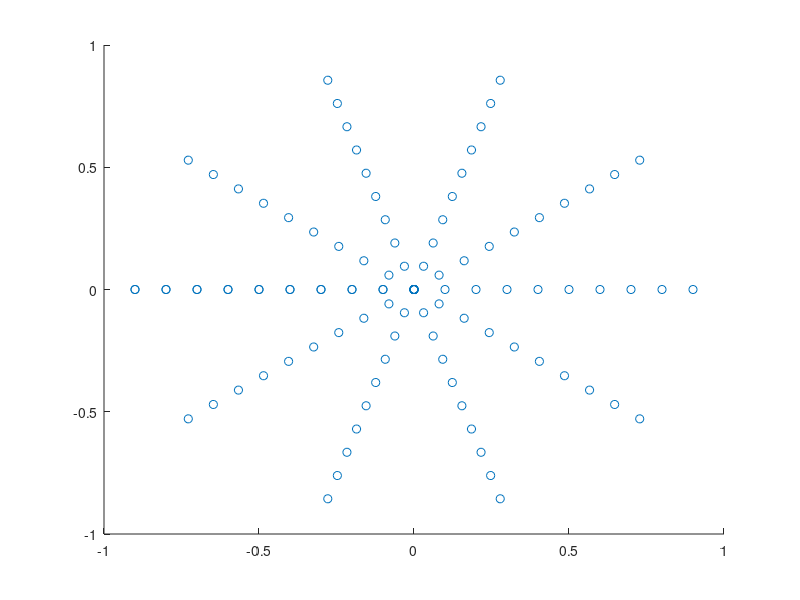

The MATLAB source for this figure: (Note: this script raises an error after producing the figure.)
%
% nonlinear fitting of operation gain
% 2016.04.06
% Sitian LI
%


%% calc data
M = 10;
[rho, phi] = meshgrid(0:1/M:0.99, -pi:2*pi/M:pi);
rsr = rho.*cos(phi);
rsx = rho.*sin(phi);

rrsr = reshape(rsr,[M*(M+1),1]);
rrsx = reshape(rsx,[M*(M+1),1]);

%%

s22=-0.0957 + 0.0466*1i;
s21abs = 6.05;
rGop_db = 10.*log10(s21abs.^2.*(1-abs(rrsr + 1i.*rrsx).^2)./abs(1-s22.*(rrsr+1i.*rrsx)).^2);
hold on
scatter3(rrsr, rrsx, rGop_db);

%%
rng default % for reproducibility
xdata = rrsr;
ydata = rrsx;
zdata = rGop_db;


objfcn = @(v)(10.*log10((1-abs(xdata + 1i.*ydata).^2)./abs(1-(v(1)+1i.*v(2)).*(xdata+1i.*ydata)).^2)+v(3)- zdata);

opts = optimoptions(@lsqnonlin,...
    'Algorithm','levenberg-marquardt','Display','off');
x0 = (1)*[-1;-1;5]; % arbitrary initial guess
lb = [-1;-1;0];
ub = [1;1;20];
[vestimated,resnorm,residuals,exitflag,output] = lsqnonlin(objfcn,x0,[],[],opts);
vestimated,resnorm,exitflag,output.firstorderopt

%%
rng default % for reproducibility
xdata = rsr;
ydata = rsx;
zdata = Gop_db;


objfcn = @(v)(10.*log10((1-abs(xdata + 1i.*ydata).^2)./abs(1-(v(1)+1i.*v(2)).*(xdata+1i.*ydata)).^2)+v(3)- zdata);

opts = optimoptions(@lsqnonlin,...
    'Algorithm','levenberg-marquardt','Display','off');
x0 = (1)*[0;0;5]; % arbitrary initial guess
lb = [-1;-1;0];
ub = [1;1;20];
[vestimated,resnorm,residuals,exitflag,output] = lsqnonlin(objfcn,x0,lb,ub,opts);
vestimated,resnorm,exitflag,output.firstorderopt

%%

scatter3(rsr,rsx,Gop_db);

axis([-1 1 -1 1 ]);
%axis equal;
%%
hold on

M = 100;
[rho, phi] = meshgrid(0:1/M:0.99, -pi:2*pi/M:pi);
a = rho.*cos(phi);
b = rho.*sin(phi);
c = 10.*log10((1-abs(a + 1i.*b).^2)./abs(1-(vestimated(1)+1i.*vestimated(2)).*(a+1i*b)).^2)+vestimated(3);
surf(a,b,c);
axis([-1 1 -1 1 ]);

%% coutour
hold on
contour(a,b,c,[16 15.5 15 14 13.5 13 12 11 10]);
print -deps epsFig


